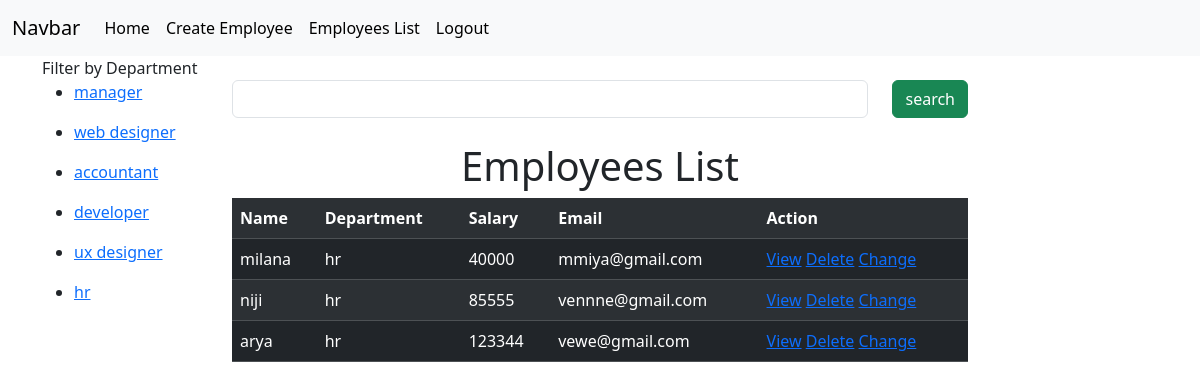
/employees/all?department=hr (signed in), run on the app's committed database.
### crm/models.py (models this page shows)
class Employees(models.Model):
    name=models.CharField(max_length=200)
    department=models.CharField(max_length=200)
    salary=models.PositiveIntegerField()
    email=models.EmailField(unique=True)
    age=models.PositiveIntegerField()
    contact=models.CharField(max_length=200,null=True,blank=True)
    profile_pic=models.ImageField(upload_to="images",null=True,blank=True)
    dob=models.DateField(null=True,blank=True)
    def __str__(self):
        return self.name

### crm/views.py (the view, shortened to what this page needs)
# urls.py: path("employees/all",views.EmployeeListView.as_view(),name="emp-all"),
@method_decorator(Signin_required,name="dispatch")
class EmployeeListView(View):
    def get(self,request,*args,**kwargs):
            qs=Employees.objects.all()
            departments=Employees.objects.all().values_list("department",flat=True).distinct()
            print(departments)
            print(request.GET)
            if "department" in request.GET:
                dept=request.GET.get("department")
                print(dept)
                qs=qs.filter(department__iexact=dept)
                print(qs)
            return render(request,"emp_list.html",{"data":qs,"department":departments})

### crm/views.py (called while the page is built)
def Signin_required(fn):
    def wrapper(request,*args,**kwargs):
        if not request.user.is_authenticated:
            messages.error(request,"invalid session")
            return redirect("signin")
        else:
            return fn(request,*args,**kwargs)
    return wrapper

### crm/templates/emp_list.html (shortened to what this page needs)
{%extends 'base.html'%}
{%block body_block%}
<div class="container">
    <div class="row">
        <div class="col-2">
            Filter by Department
            {%for dept in department%}
            <ul>
                <li><a href="{%url 'emp-all'%}?department={{dept}}">{{dept}}</a></li>
            </ul>
            {%endfor%}
        </div>
        <div class="col-8">
            <div>
                <form action="" method="post">
                    <div class="d-flex mt-4 mb-4">
                        <input type="text" name="box" class="form-control me-4">
                        <button type="submit" class="btn btn-success">search</button>
                    </div>
                </form>
            </div>
            <h1 class="text-center">Employees List</h1>
            <table class="table table-striped table-dark table-hover">
                <tr>
                    <th>Name</th>
                    <th>Department</th>
                    <th>Salary</th>
                    <th>Email</th>
                    <th>Action</th>
                </tr>
                {%for emp in data%}
                <tr>
                    <td>{{emp.name}}</td>
                    <td>{{emp.department}}</td>
                    <td>{{emp.salary}}</td>
                    <td>{{emp.email}}</td>
                    <td>
                        <a href="{%url 'emp-detail' emp.id%}">View</a>
                        <a href="{%url 'emp-delete' emp.id%}">Delete</a>
                        <a href="{%url 'emp-edit' emp.id%}">Change</a>
                    </td>
                </tr>
                {%endfor%}
            </table>
        </div>
        <div class="col-2"></div>
    </div>
</div>
{%endblock%}

### data on the page
Employees: name "milana", department "hr", salary "40000", email "mmiya@gmail.com"
Employees: name "niji", department "hr", salary "85555", email "vennne@gmail.com"
Employees: name "arya", department "hr", salary "123344", email "vewe@gmail.com"

### other printed values
{{ dept }} "manager" "web designer" "accountant" "developer" "ux designer" "hr"
